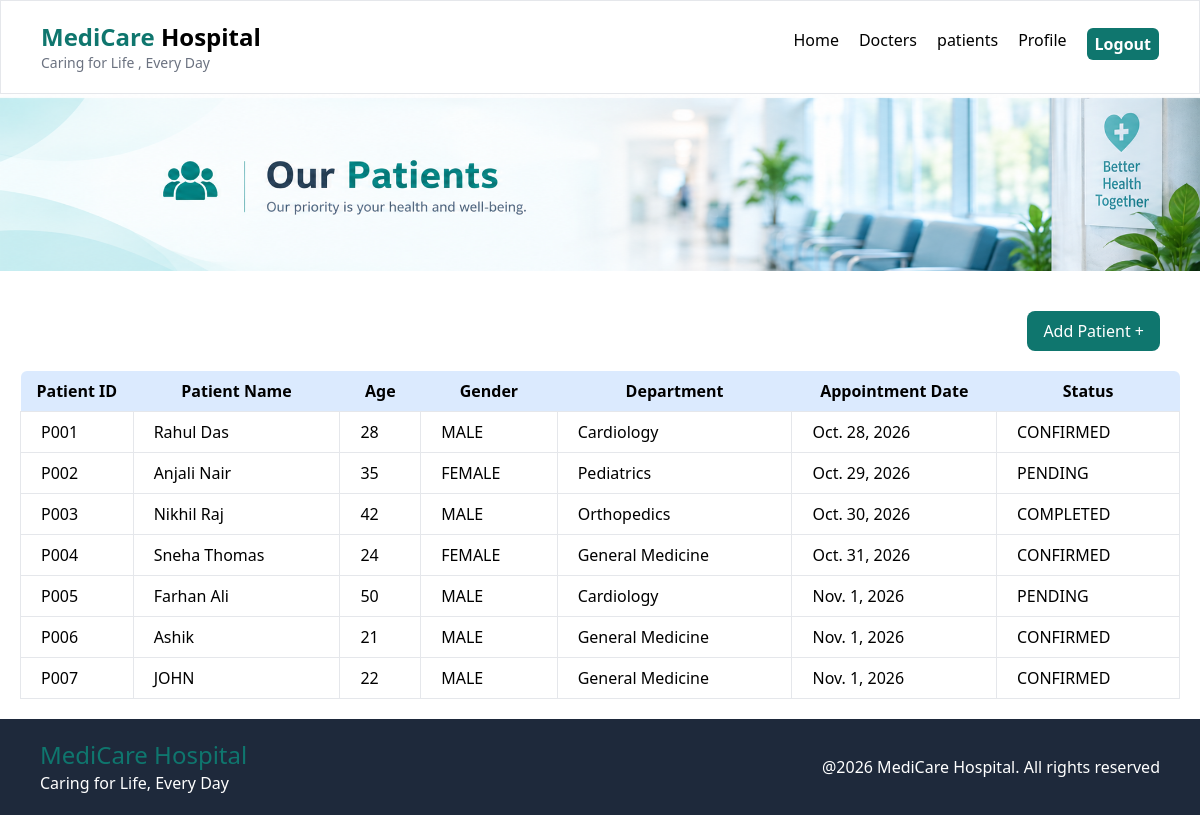
/patients/ (signed in), run on the app's committed database.
### hospital/models.py (models this page shows)
class Patients(models.Model) :
    patient_id = models.CharField(max_length=10 , primary_key=True)
    name = models.CharField(max_length=100)
    age = models.IntegerField()
    gender = models.CharField(max_length=20, choices=GENDER_CHOICES)
    department = models.CharField(max_length=100)
    appointment_date = models.DateField()
    status = models.CharField(max_length=100 ,
                              choices=STATUS_CHOICES ,
                              default='PENDING')

### hospital/views.py (the view)
# urls.py: path('patients/' , views.patients , name="patients"),
@login_required
def patients(request):
    patients = Patients.objects.all()
    return render(request , "patients.html" , {"patients" : patients})

### hospital/templates/patients.html
{% extends 'base.html' %}
{% block content %}
{% load static %}
<img src="{% static 'images/patients_banner.png' %}" alt="banner">
<div class="max-w-full p-5">
    <div class="p-5 flex justify-end">
        <a
        href="{% url 'patient_register' %}"
        class="bg-[#0F766E] px-4 py-2 text-white rounded-lg "
        > Add Patient + </a>
    </div>
    <table class=" w-full  rounded-md">
        <tr class="p-2 bg-blue-100   rounded-md">
            <th class="py-2 rounded-tl-md">Patient ID</th>
            <th>Patient Name</th>
            <th>Age</th>
            <th>Gender</th>
            <th>Department</th>
            <th>Appointment Date</th>
            <th class=" rounded-tr-md">Status</th>
        </tr>
        {% for patient in patients %}
        <tr>
            <td class="px-5 py-2 border">{{patient.patient_id}}</td>
            <td class="px-5 py-2 border">{{patient.name}}</td>
            <td class="px-5 py-2 border">{{patient.age}}</td>
            <td class="px-5 py-2 border">{{patient.gender}}</td>
            <td class="px-5 py-2 border">{{patient.department}}</td>
            <td class="px-5 py-2 border">{{patient.appointment_date}}</td>
            <td class="px-5 py-2 border ">{{patient.status}}</td>
        </tr>
        {% endfor %}
    </table>
</div>
{% endblock %}

### hospital/templates/base.html (shortened to what this page needs)
{% load static %}
<!DOCTYPE html>
<html>
    <head>
        <script src="https://cdn.tailwindcss.com"></script>
    </head>
    <body class="w-full flex flex-col min-h-screen justify-between">
        <div>
        <header class="flex justify-between items-baseline sw-full border py-5 px-10">
            <div>
                <h1 class="text-2xl font-semibold"><span class="text-[#0F766E]">MediCare</span> Hospital</h1>
                <h3 class="text-sm text-gray-500">Caring for Life , Every Day</h3>
            </div>
            <nav class="flex gap-5">
                <a href="{% url 'home' %}">Home</a>
                <a href="{% url 'doctors' %}">Docters</a>
                <a href="{% url 'patients' %}">patients</a>
                <a href="{% url 'profile' %}">Profile</a>
                {% if user.is_authenticated %}
                    <form method="post" action="{% url 'logout' %}">
                        <button class="bg-[#0F766E] px-2 py-1 text-white font-semibold rounded-md">Logout</button>
                    </form>
                {% else %}
                    <a
                    class="bg-[#0F766E] px-2 py-1 text-white font-semibold rounded-md"
                    href="{% url 'login' %}">Login</a>
                {% endif %}
            </nav>
        </header>
        {% block content %}
        {% endblock %}
        </div>
        <footer class="bg-[#1E293B] px-10 py-5 text-white flex justify-between items-center">
            <div>
                <h1 class="text-2xl text-[#0F766E]">MediCare Hospital</h1>
                <h1>Caring for Life, Every Day</h1>
            </div>
            <div>
                <h1>@2026 MediCare Hospital. All rights reserved</h1>
            </div>
        </footer>
    </body>
</html>

### data on the page
Patients: patient_id "P001", name "Rahul Das", age "28", gender "MALE", department "Cardiology", appointment_date "Oct. 28, 2026", status "CONFIRMED"
Patients: patient_id "P002", name "Anjali Nair", age "35", gender "FEMALE", department "Pediatrics", appointment_date "Oct. 29, 2026", status "PENDING"
Patients: patient_id "P003", name "Nikhil Raj", age "42", gender "MALE", department "Orthopedics", appointment_date "Oct. 30, 2026", status "COMPLETED"
Patients: patient_id "P004", name "Sneha Thomas", age "24", gender "FEMALE", department "General Medicine", appointment_date "Oct. 31, 2026", status "CONFIRMED"
Patients: patient_id "P005", name "Farhan Ali", age "50", gender "MALE", department "Cardiology", appointment_date "Nov. 1, 2026", status "PENDING"
Patients: patient_id "P006", name "Ashik", age "21", gender "MALE", department "General Medicine", appointment_date "Nov. 1, 2026", status "CONFIRMED"
Patients: patient_id "P007", name "JOHN", age "22", gender "MALE", department "General Medicine", appointment_date "Nov. 1, 2026", status "CONFIRMED"
